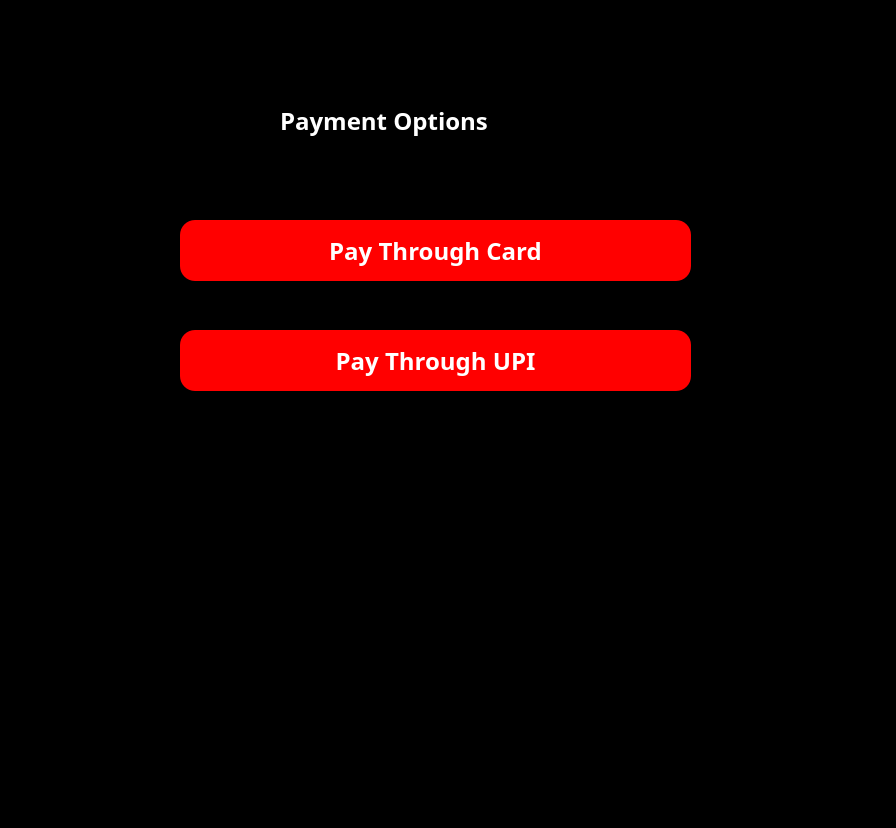
<?xml version="1.0" encoding="UTF-8"?>
<ui version="4.0">
 <class>Form</class>
 <widget class="QWidget" name="Form">
  <property name="geometry">
   <rect>
    <x>0</x>
    <y>0</y>
    <width>896</width>
    <height>828</height>
   </rect>
  </property>
  <property name="windowTitle">
   <string>Form</string>
  </property>
  <property name="styleSheet">
   <string notr="true">*{
background:rgba;
font-family:century gothic;
font-size:24px;
}
QFrame
{
background:rgba;
border-radius:15px
}
QPushButton
{
background:red;
border-radius:60px;
}
QToolButton
{
background:red;
border-radius:60px;
}
QLabel
{
color:white;
background:transparent;
}
QPushButton
{
color:white;
border-radius:15px;
}
QPushButton:hover
{
color:#333;
border-radius:15px;
background:#49ebff;
}
QLineEdit
{
background:transparent;
border:none;
color:#717072;
border-bottom:1px solid #717072
}
</string>
  </property>
  <widget class="QFrame" name="frame">
   <property name="geometry">
    <rect>
     <x>40</x>
     <y>10</y>
     <width>831</width>
     <height>751</height>
    </rect>
   </property>
   <property name="frameShape">
    <enum>QFrame::StyledPanel</enum>
   </property>
   <property name="frameShadow">
    <enum>QFrame::Raised</enum>
   </property>
   <widget class="QLabel" name="label">
    <property name="geometry">
     <rect>
      <x>240</x>
      <y>90</y>
      <width>351</width>
      <height>41</height>
     </rect>
    </property>
    <property name="font">
     <font>
      <family>century gothic</family>
      <pointsize>-1</pointsize>
      <weight>75</weight>
      <bold>true</bold>
     </font>
    </property>
    <property name="styleSheet">
     <string notr="true">QLabel{
font-weight: bold;
font-size: 40px;
};</string>
    </property>
    <property name="text">
     <string>Payment Options</string>
    </property>
   </widget>
   <widget class="QPushButton" name="card">
    <property name="geometry">
     <rect>
      <x>140</x>
      <y>210</y>
      <width>511</width>
      <height>61</height>
     </rect>
    </property>
    <property name="font">
     <font>
      <family>century gothic</family>
      <pointsize>-1</pointsize>
      <weight>75</weight>
      <bold>true</bold>
     </font>
    </property>
    <property name="text">
     <string>Pay Through Card</string>
    </property>
   </widget>
   <widget class="QPushButton" name="upi">
    <property name="geometry">
     <rect>
      <x>140</x>
      <y>320</y>
      <width>511</width>
      <height>61</height>
     </rect>
    </property>
    <property name="font">
     <font>
      <family>century gothic</family>
      <pointsize>-1</pointsize>
      <weight>75</weight>
      <bold>true</bold>
     </font>
    </property>
    <property name="text">
     <string>Pay Through UPI</string>
    </property>
   </widget>
   <widget class="QPushButton" name="homebtn">
    <property name="geometry">
     <rect>
      <x>0</x>
      <y>40</y>
      <width>93</width>
      <height>28</height>
     </rect>
    </property>
    <property name="styleSheet">
     <string notr="true">QPushButton
{
font-size:14px;
color:white;
background:transparent;
}</string>
    </property>
    <property name="text">
     <string/>
    </property>
    <property name="icon">
     <iconset>
      <normaloff>icons/arrow-left.svg</normaloff>icons/arrow-left.svg</iconset>
    </property>
    <property name="iconSize">
     <size>
      <width>32</width>
      <height>32</height>
     </size>
    </property>
   </widget>
  </widget>
 </widget>
 <resources>
  <include location="icons/icons.qrc"/>
 </resources>
 <connections/>
</ui>
